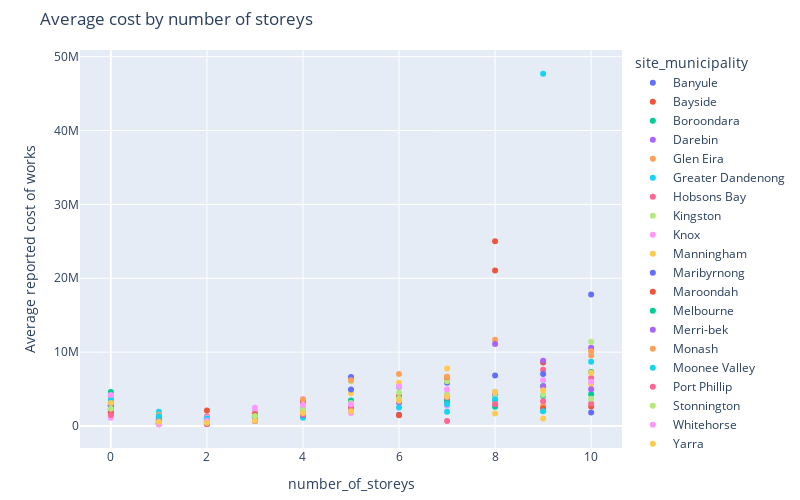

Notebook code cell kept with this figure:
### Code cell
fig = px.scatter(avg_cost_by_storey, x="number_of_storeys", y="mean", color='site_municipality',
                 title="Average cost by number of storeys",
                 labels={"mean":"Average reported cost of works"},
                 width=800, height=500
                )

fig.update_layout(
    margin={'t':50,'l':80,'b':10,'r':30}
)

fig.show()

### Figure 1 — Plotly figure (JSON) as saved in the notebook; plotly's stock layout.template omitted (floating-point values rounded to 4 significant figures)
{"data": [{"hovertemplate": "site_municipality=Banyule<br>number_of_storeys=%{x}<br>Average reported cost of works=%{y}<extra></extra>", "legendgroup": "Banyule", "marker": {"color": "#636efa", "symbol": "circle"}, "mode": "markers", "name": "Banyule", "orientation": "v", "showlegend": true, "type": "scatter", "x": [0, 1, 2, 3, 4, 5, 6, 7, 8, 9, 10], "xaxis": "x", "y": [2862000.0, 378300.0, 908900.0, 1306000.0, 2217000.0, 6631000.0, 1510159, 5851000.0, 3858000.0, 2078000, 1838000], "yaxis": "y"}, {"hovertemplate": "site_municipality=Bayside<br>number_of_storeys=%{x}<br>Average reported cost of works=%{y}<extra></extra>", "legendgroup": "Bayside", "marker": {"color": "#EF553B", "symbol": "circle"}, "mode": "markers", "name": "Bayside", "orientation": "v", "showlegend": true, "type": "scatter", "x": [0, 1, 2, 3, 4, 5, 6, 7, 8, 9, 10], "xaxis": "x", "y": [2273000.0, 900800.0, 1269000.0, 1747000.0, 2348000.0, 2557000.0, 4058532, 6134000.0, 25000000, 8579000.0, 2625000], "yaxis": "y"}, {"hovertemplate": "site_municipality=Boroondara<br>number_of_storeys=%{x}<br>Average reported cost of works=%{y}<extra></extra>", "legendgroup": "Boroondara", "marker": {"color": "#00cc96", "symbol": "circle"}, "mode": "markers", "name": "Boroondara", "orientation": "v", "showlegend": true, "type": "scatter", "x": [0, 1, 2, 3, 4, 5, 6, 7, 8, 9, 10], "xaxis": "x", "y": [2796000.0, 407000.0, 613000.0, 1815000.0, 2226000.0, 2938000.0, 5325000.0, 3347000.0, 4256000.0, 4059000.0, 7321000.0], "yaxis": "y"}, {"hovertemplate": "site_municipality=Darebin<br>number_of_storeys=%{x}<br>Average reported cost of works=%{y}<extra></extra>", "legendgroup": "Darebin", "marker": {"color": "#ab63fa", "symbol": "circle"}, "mode": "markers", "name": "Darebin", "orientation": "v", "showlegend": true, "type": "scatter", "x": [0, 1, 2, 3, 4, 5, 6, 7, 8, 9, 10], "xaxis": "x", "y": [2175000.0, 719200.0, 659700.0, 1140000.0, 1771000.0, 1970000.0, 3270000.0, 3092000.0, 4269000.0, 8821000.0, 10600000.0], "yaxis": "y"}, {"hovertemplate": "site_municipality=Glen Eira<br>number_of_storeys=%{x}<br>Average reported cost of works=%{y}<extra></extra>", "legendgroup": "Glen Eira", "marker": {"color": "#FFA15A", "symbol": "circle"}, "mode": "markers", "name": "Glen Eira", "orientation": "v", "showlegend": true, "type": "scatter", "x": [0, 1, 2, 3, 4, 5, 6, 7, 8, 9, 10], "xaxis": "x", "y": [1802000.0, 242400.0, 670600.0, 1742000.0, 2224000.0, 2423000.0, 3368000.0, 6452000.0, 11670000.0, 2782808, 10130000.0], "yaxis": "y"}, {"hovertemplate": "site_municipality=Greater Dandenong<br>number_of_storeys=%{x}<br>Average reported cost of works=%{y}<extra></extra>", "legendgroup": "Greater Dandenong", "marker": {"color": "#19d3f3", "symbol": "circle"}, "mode": "markers", "name": "Greater Dandenong", "orientation": "v", "showlegend": true, "type": "scatter", "x": [0, 1, 2, 3, 4, 5, 7, 8, 9], "xaxis": "x", "y": [1426000.0, 1925000.0, 1088000.0, 1646000.0, 1126000.0, 2544000.0, 1930000, 3500000, 47700000], "yaxis": "y"}, {"hovertemplate": "site_municipality=Hobsons Bay<br>number_of_storeys=%{x}<br>Average reported cost of works=%{y}<extra></extra>", "legendgroup": "Hobsons Bay", "marker": {"color": "#FF6692", "symbol": "circle"}, "mode": "markers", "name": "Hobsons Bay", "orientation": "v", "showlegend": true, "type": "scatter", "x": [0, 1, 2, 3, 4, 5, 7, 9, 10], "xaxis": "x", "y": [2748000.0, 514200.0, 465700.0, 1435000.0, 2339921, 2776000.0, 678000, 7629000.0, 6487000.0], "yaxis": "y"}, {"hovertemplate": "site_municipality=Kingston<br>number_of_storeys=%{x}<br>Average reported cost of works=%{y}<extra></extra>", "legendgroup": "Kingston", "marker": {"color": "#B6E880", "symbol": "circle"}, "mode": "markers", "name": "Kingston", "orientation": "v", "showlegend": true, "type": "scatter", "x": [0, 1, 2, 3, 4, 5, 6, 7, 8, 9, 10], "xaxis": "x", "y": [2973000.0, 490900.0, 987300.0, 1710000.0, 3178000.0, 6056000.0, 4495000.0, 6056000.0, 3890000.0, 2202000.0, 11410000], "yaxis": "y"}, {"hovertemplate": "site_municipality=Knox<br>number_of_storeys=%{x}<br>Average reported cost of works=%{y}<extra></extra>", "legendgroup": "Knox", "marker": {"color": "#FF97FF", "symbol": "circle"}, "mode": "markers", "name": "Knox", "orientation": "v", "showlegend": true, "type": "scatter", "x": [0, 1, 2, 3, 4, 5, 7], "xaxis": "x", "y": [1131000.0, 1337000.0, 1190000.0, 1778000.0, 3651000.0, 1750000, 2747000.0], "yaxis": "y"}, {"hovertemplate": "site_municipality=Manningham<br>number_of_storeys=%{x}<br>Average reported cost of works=%{y}<extra></extra>", "legendgroup": "Manningham", "marker": {"color": "#FECB52", "symbol": "circle"}, "mode": "markers", "name": "Manningham", "orientation": "v", "showlegend": true, "type": "scatter", "x": [0, 1, 2, 3, 4, 5, 6, 7, 8, 9, 10], "xaxis": "x", "y": [3787000.0, 1490000.0, 835300.0, 1292000.0, 1994000.0, 4428000.0, 5865000.0, 7781000.0, 1702800, 1011000.0, 5667000.0], "yaxis": "y"}, {"hovertemplate": "site_municipality=Maribyrnong<br>number_of_storeys=%{x}<br>Average reported cost of works=%{y}<extra></extra>", "legendgroup": "Maribyrnong", "marker": {"color": "#636efa", "symbol": "circle"}, "mode": "markers", "name": "Maribyrnong", "orientation": "v", "showlegend": true, "type": "scatter", "x": [0, 1, 2, 3, 4, 5, 6, 7, 8, 9, 10], "xaxis": "x", "y": [2676000.0, 309300.0, 566000.0, 1124000.0, 3292000.0, 4941000.0, 3241000.0, 4110000.0, 6849000.0, 7037166, 17801864], "yaxis": "y"}, {"hovertemplate": "site_municipality=Maroondah<br>number_of_storeys=%{x}<br>Average reported cost of works=%{y}<extra></extra>", "legendgroup": "Maroondah", "marker": {"color": "#EF553B", "symbol": "circle"}, "mode": "markers", "name": "Maroondah", "orientation": "v", "showlegend": true, "type": "scatter", "x": [0, 1, 2, 3, 4, 5, 6, 7, 8, 9], "xaxis": "x", "y": [1855000.0, 563571, 2089000.0, 1577000.0, 3384000.0, 3382000.0, 1467000.0, 6628000.0, 21060000.0, 2387752], "yaxis": "y"}, {"hovertemplate": "site_municipality=Melbourne<br>number_of_storeys=%{x}<br>Average reported cost of works=%{y}<extra></extra>", "legendgroup": "Melbourne", "marker": {"color": "#00cc96", "symbol": "circle"}, "mode": "markers", "name": "Melbourne", "orientation": "v", "showlegend": true, "type": "scatter", "x": [0, 1, 2, 3, 4, 5, 6, 7, 8, 9, 10], "xaxis": "x", "y": [4586000.0, 1140000.0, 281400.0, 679600.0, 1502000.0, 3440000.0, 3314000.0, 3564000.0, 2603000.0, 5426000.0, 4281000.0], "yaxis": "y"}, {"hovertemplate": "site_municipality=Merri-bek<br>number_of_storeys=%{x}<br>Average reported cost of works=%{y}<extra></extra>", "legendgroup": "Merri-bek", "marker": {"color": "#ab63fa", "symbol": "circle"}, "mode": "markers", "name": "Merri-bek", "orientation": "v", "showlegend": true, "type": "scatter", "x": [0, 1, 2, 3, 4, 5, 6, 7, 8, 9, 10], "xaxis": "x", "y": [3189000.0, 796000.0, 318400.0, 1225000.0, 1502000.0, 2566000.0, 3191000.0, 3856000.0, 11090000.0, 5343000.0, 4968000.0], "yaxis": "y"}, {"hovertemplate": "site_municipality=Monash<br>number_of_storeys=%{x}<br>Average reported cost of works=%{y}<extra></extra>", "legendgroup": "Monash", "marker": {"color": "#FFA15A", "symbol": "circle"}, "mode": "markers", "name": "Monash", "orientation": "v", "showlegend": true, "type": "scatter", "x": [0, 1, 2, 3, 4, 5, 6, 7, 8, 10], "xaxis": "x", "y": [3909000.0, 1519000.0, 603800.0, 1258000.0, 3593000.0, 6200000.0, 7034000, 6672000.0, 3033250, 9550000], "yaxis": "y"}, {"hovertemplate": "site_municipality=Moonee Valley<br>number_of_storeys=%{x}<br>Average reported cost of works=%{y}<extra></extra>", "legendgroup": "Moonee Valley", "marker": {"color": "#19d3f3", "symbol": "circle"}, "mode": "markers", "name": "Moonee Valley", "orientation": "v", "showlegend": true, "type": "scatter", "x": [0, 1, 2, 3, 4, 5, 6, 7, 8, 9, 10], "xaxis": "x", "y": [3549000.0, 1303000.0, 1026000.0, 1220000.0, 2318000.0, 2684311, 2510000.0, 2944000.0, 3634000.0, 1996000, 8701000.0], "yaxis": "y"}, {"hovertemplate": "site_municipality=Port Phillip<br>number_of_storeys=%{x}<br>Average reported cost of works=%{y}<extra></extra>", "legendgroup": "Port Phillip", "marker": {"color": "#FF6692", "symbol": "circle"}, "mode": "markers", "name": "Port Phillip", "orientation": "v", "showlegend": true, "type": "scatter", "x": [0, 1, 2, 3, 4, 5, 6, 7, 8, 9, 10], "xaxis": "x", "y": [1494000.0, 371960, 221900.0, 691700.0, 1605000.0, 2535000.0, 3664000.0, 3985000.0, 2935000.0, 3339000.0, 3038000.0], "yaxis": "y"}, {"hovertemplate": "site_municipality=Stonnington<br>number_of_storeys=%{x}<br>Average reported cost of works=%{y}<extra></extra>", "legendgroup": "Stonnington", "marker": {"color": "#B6E880", "symbol": "circle"}, "mode": "markers", "name": "Stonnington", "orientation": "v", "showlegend": true, "type": "scatter", "x": [0, 1, 2, 3, 4, 5, 6, 7, 8, 9, 10], "xaxis": "x", "y": [2350000.0, 308900.0, 521300.0, 1336000.0, 2285000.0, 3113000.0, 3720000.0, 4361000.0, 4628000.0, 4246000.0, 3692000.0], "yaxis": "y"}, {"hovertemplate": "site_municipality=Whitehorse<br>number_of_storeys=%{x}<br>Average reported cost of works=%{y}<extra></extra>", "legendgroup": "Whitehorse", "marker": {"color": "#FF97FF", "symbol": "circle"}, "mode": "markers", "name": "Whitehorse", "orientation": "v", "showlegend": true, "type": "scatter", "x": [0, 1, 2, 3, 4, 5, 6, 7, 8, 9, 10], "xaxis": "x", "y": [4190000.0, 231200.0, 704800.0, 2463000.0, 2879000.0, 2942000.0, 5343000.0, 4924000.0, 4566000.0, 6204360, 5973000.0], "yaxis": "y"}, {"hovertemplate": "site_municipality=Yarra<br>number_of_storeys=%{x}<br>Average reported cost of works=%{y}<extra></extra>", "legendgroup": "Yarra", "marker": {"color": "#FECB52", "symbol": "circle"}, "mode": "markers", "name": "Yarra", "orientation": "v", "showlegend": true, "type": "scatter", "x": [0, 1, 2, 3, 4, 5, 6, 7, 8, 9, 10], "xaxis": "x", "y": [3116000.0, 563100.0, 425700.0, 697000.0, 1746000.0, 2011000.0, 3427000.0, 3962000.0, 4581000.0, 4852000.0, 7221000.0], "yaxis": "y"}], "layout": {"height": 500, "legend": {"title": {"text": "site_municipality"}, "tracegroupgap": 0}, "margin": {"b": 10, "l": 80, "r": 30, "t": 50}, "title": {"text": "Average cost by number of storeys"}, "width": 800, "xaxis": {"anchor": "y", "domain": [0, 1], "title": {"text": "number_of_storeys"}}, "yaxis": {"anchor": "x", "domain": [0, 1], "title": {"text": "Average reported cost of works"}}}}
